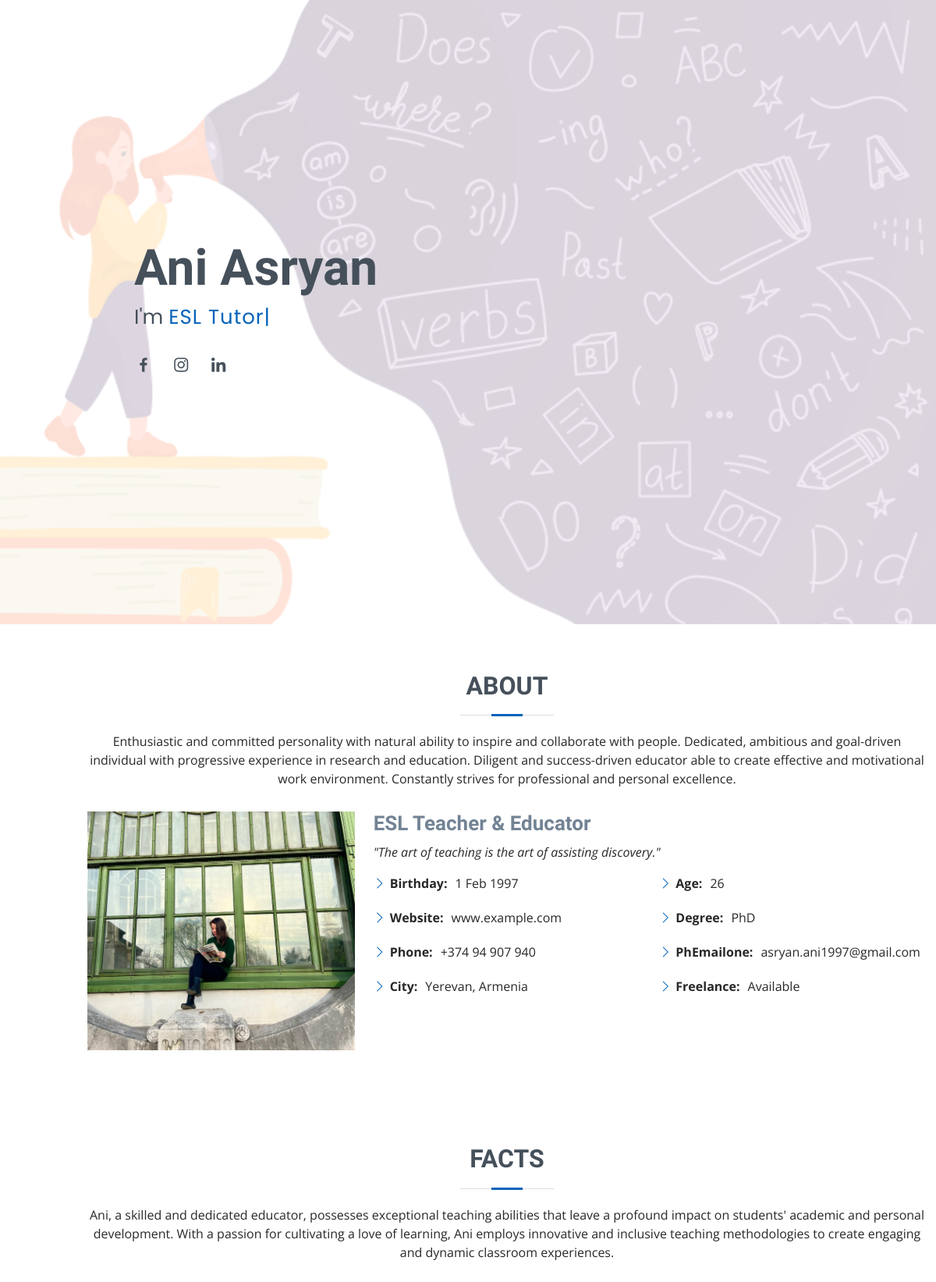
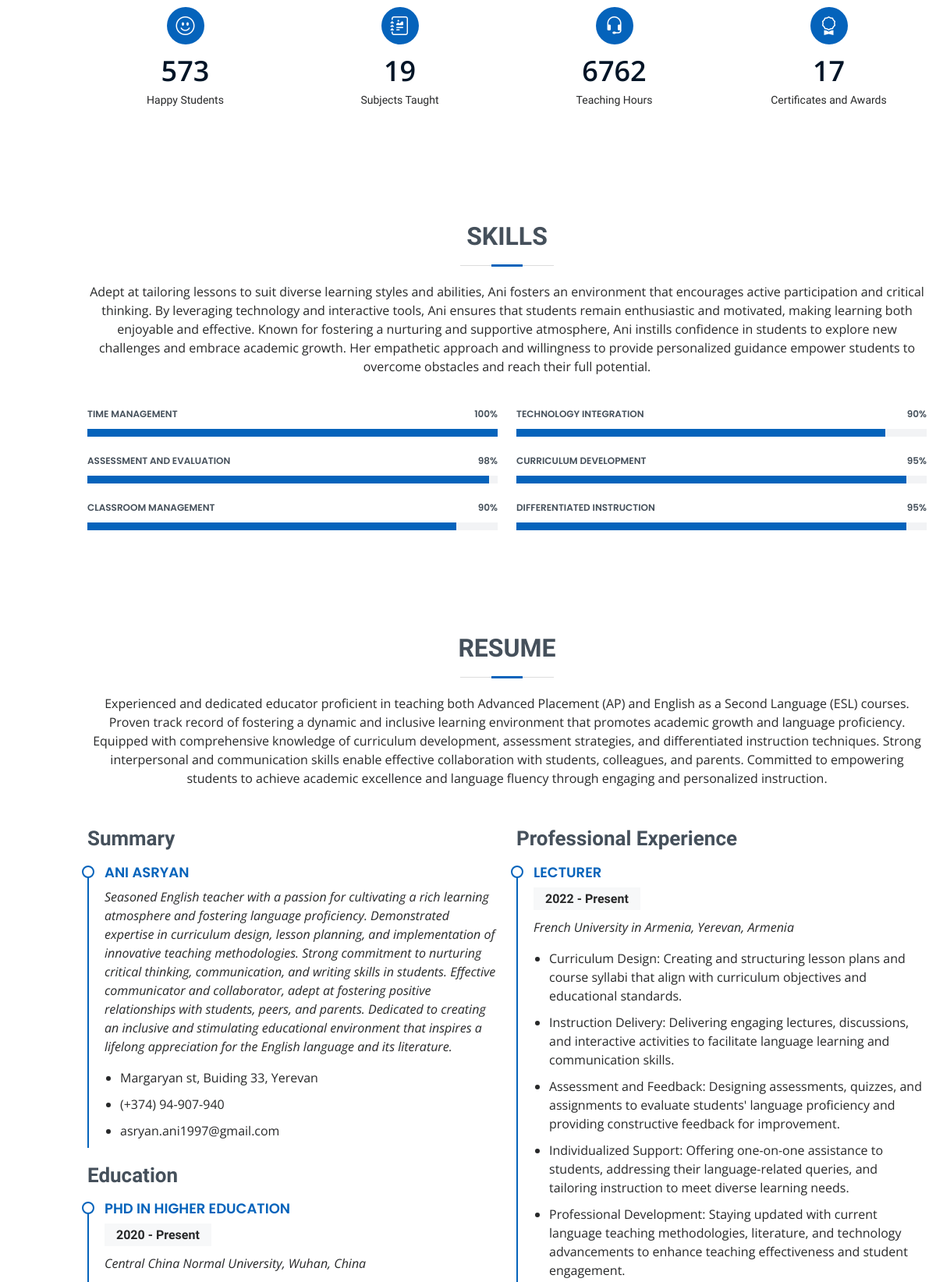
The page / (upper part) on the database its author committed (2 pictures, top to bottom).
### blog/models.py (models this page shows)
class PersonalInfo(models.Model):
    user=models.ForeignKey(User, on_delete=models.CASCADE)
    short_description=models.TextField()

### resume/models.py (models this page shows, shortened)
class Skill(models.Model):
    name = models.TextField(max_length=30)
    value = models.PositiveIntegerField(validators=[MaxValueValidator(100), MinValueValidator(1)], default=1)

### resume/views.py (the view, shortened to what this page needs)
# urls.py: 2. Add a URL to urlpatterns:  path('', views.home, name='home')
def home(request):
    status=200
    skills=Skill.objects.all()
    portfolio_projects= PortfolioProject.objects.all()
    personal_info=PersonalInfo.objects.get(user__username="asryan.ani1997")
    messageForm= MessageForm()
    data = {
        "portfolio_projects": portfolio_projects,
        "skills": skills,
        "personal_info": personal_info,
        "messageForm": messageForm
    }
    return render(request, "index.html", context=data, status=status)

### resume/templates/index.html (shortened to what this page needs)
{% extends "base.html" %} {% load static %} {% block bodycontent %}
  <header id="header" class="d-flex flex-column justify-content-center">
  </header>
  <section id="hero" class="d-flex flex-column justify-content-center">
    <div class="container" data-aos="zoom-in" data-aos-delay="100">
      <h1>{{personal_info.user.first_name}} {{personal_info.user.last_name}}</h1>
      <p>I'm <span class="typed" data-typed-items="ESL Tutor, Educator, Researcher, Translator"></span></p>
      <div class="social-links">
        <a href="https://www.facebook.com/ani.asryan.566" class="facebook" target="_blank"><i class="bx bxl-facebook"></i></a>
        <a href="https://www.instagram.com/asryan__ani/" class="instagram" target="_blank"><i class="bx bxl-instagram"></i></a>
        <a href="https://www.linkedin.com/in/aniasryan/" class="linkedin" target="_blank"><i class="bx bxl-linkedin"></i></a>
      </div>
    </div>
  </section>
  <main id="main">
    <section id="about" class="about">
      <div class="container" data-aos="fade-up">
        <div class="section-title">
          <h2>About</h2>
          <p>Enthusiastic and committed personality with natural ability to inspire and collaborate with people. Dedicated, ambitious
and goal-driven individual with progressive experience in research and education. Diligent and success-driven
educator able to create effective and motivational work environment. Constantly strives for professional and personal
excellence.</p>
        </div>
        <div class="row">
          <div class="col-lg-4">
            <img src="{% static "assets/img/ani1.jpg" %}" class="img-fluid" alt="">
          </div>
          <div class="col-lg-8 pt-4 pt-lg-0 content">
            <h3>ESL Teacher &amp; Educator</h3>
            <p class="fst-italic">
              "The art of teaching is the art of assisting discovery."
            </p>
            <div class="row">
              <div class="col-lg-6">
                <ul>
                  <li><i class="bi bi-chevron-right"></i> <strong>Birthday:</strong> <span>1 Feb 1997</span></li>
                  <li><i class="bi bi-chevron-right"></i> <strong>Website:</strong> <span>www.example.com</span></li>
                  <li><i class="bi bi-chevron-right"></i> <strong>Phone:</strong> <span>+374 94 907 940</span></li>
                  <li><i class="bi bi-chevron-right"></i> <strong>City:</strong> <span>Yerevan, Armenia</span></li>
                </ul>
              </div>
              <div class="col-lg-6">
                <ul>
                  <li><i class="bi bi-chevron-right"></i> <strong>Age:</strong> <span>26</span></li>
                  <li><i class="bi bi-chevron-right"></i> <strong>Degree:</strong> <span>PhD</span></li>
                  <li><i class="bi bi-chevron-right"></i> <strong>PhEmailone:</strong> <span>{{personal_info.user.email}}</span></li>
                  <li><i class="bi bi-chevron-right"></i> <strong>Freelance:</strong> <span>Available</span></li>
                </ul>
              </div>
            </div>
          </div>
        </div>
      </div>
    </section>
    <section id="facts" class="facts">
      <div class="container" data-aos="fade-up">
        <div class="section-title">
          <h2>Facts</h2>
          <p>
            Ani, a skilled and dedicated educator, possesses exceptional teaching abilities that leave a profound impact on students' academic and personal development. With a passion for cultivating a love of learning, Ani employs innovative and inclusive teaching methodologies to create engaging and dynamic classroom experiences.</p>
        </div>
        <div class="row">
          <div class="col-lg-3 col-md-6">
            <div class="count-box">
              <i class="bi bi-emoji-smile"></i>
              <span data-purecounter-start="0" data-purecounter-end="830" data-purecounter-duration="1" class="purecounter"></span>
              <p>Happy Students</p>
            </div>
          </div>
          <div class="col-lg-3 col-md-6 mt-5 mt-md-0">
            <div class="count-box">
              <i class="bi bi-journal-richtext"></i>
              <span data-purecounter-start="0" data-purecounter-end="28" data-purecounter-duration="1" class="purecounter"></span>
              <p>Subjects Taught</p>
            </div>
          </div>
          <div class="col-lg-3 col-md-6 mt-5 mt-lg-0">
            <div class="count-box">
              <i class="bi bi-headset"></i>
              <span data-purecounter-start="0" data-purecounter-end="9800" data-purecounter-duration="1" class="purecounter"></span>
              <p>Teaching Hours</p>
            </div>
          </div>
          <div class="col-lg-3 col-md-6 mt-5 mt-lg-0">
            <div class="count-box">
              <i class="bi bi-award"></i>
              <span data-purecounter-start="0" data-purecounter-end="25" data-purecounter-duration="1" class="purecounter"></span>
              <p>Certificates and Awards</p>
            </div>
          </div>
        </div>
      </div>
    </section>
    <section id="skills" class="skills section-bg">
      <div class="container" data-aos="fade-up">
        <div class="section-title">
          <h2>Skills</h2>
          <p>Adept at tailoring lessons to suit diverse learning styles and abilities, Ani fosters an environment that encourages active participation and critical thinking. By leveraging technology and interactive tools, Ani ensures that students remain enthusiastic and motivated, making learning both enjoyable and effective. Known for fostering a nurturing and supportive atmosphere, Ani instills confidence in students to explore new challenges and embrace academic growth. Her empathetic approach and willingness to provide personalized guidance empower students to overcome obstacles and reach their full potential.</p>
        </div>
        <div class="row skills-content">
          {% for skill in skills %}
          <div class="col-lg-6">
            <div class="progress">
              <span class="skill"
                >{{skill.name}} <i class="val">{{skill.value}}%</i></span>
              <div class="progress-bar-wrap">
                <div
                  class="progress-bar"
                  role="progressbar"
                  aria-valuenow="{{skill.value}}"
                  aria-valuemin="0"
                  aria-valuemax="100"
                ></div>
              </div>
            </div>
          </div>
          {% endfor %}
        </div>
      </div>
    </section>
    <section id="resume" class="resume">
      <div class="container" data-aos="fade-up">
        <div class="section-title">
          <h2>Resume</h2>
          <p>Experienced and dedicated educator proficient in teaching both Advanced Placement (AP) and English as a Second Language (ESL) courses. Proven track record of fostering a dynamic and inclusive learning environment that promotes academic growth and language proficiency. Equipped with comprehensive knowledge of curriculum development, assessment strategies, and differentiated instruction techniques. Strong interpersonal and communication skills enable effective collaboration with students, colleagues, and parents. Committed to empowering students to achieve academic excellence and language fluency through engaging and personalized instruction.</p>
        </div>
        <div class="row">
          <div class="col-lg-6">
            <h3 class="resume-title">Summary</h3>
            <div class="resume-item pb-0">
              <h4>Ani Asryan</h4>
              <p><em>Seasoned English teacher with a passion for cultivating a rich learning atmosphere and fostering language proficiency. Demonstrated expertise in curriculum design, lesson planning, and implementation of innovative teaching methodologies. Strong commitment to nurturing critical thinking, communication, and writing skills in students. Effective communicator and collaborator, adept at fostering positive relationships with students, peers, and parents. Dedicated to creating an inclusive and stimulating educational environment that inspires a lifelong appreciation for the English language and its literature.</em></p>
              <ul>
                <li>Margaryan st, Buiding 33, Yerevan</li>
                <li>(+374) 94-907-940</li>
                <li>asryan.ani1997@gmail.com</li>
              </ul>
            </div>
            <h3 class="resume-title">Education</h3>
            <div class="resume-item">
              <h4>PhD in Higher Education</h4>
              <h5>2020 - Present</h5>
              <p><em>Central China Normal University, Wuhan, China</em></p>
            </div>
          </div>
          <div class="col-lg-6">
            <h3 class="resume-title">Professional Experience</h3>
            <div class="resume-item">
              <h4>Lecturer</h4>
              <h5>2022 - Present</h5>
              <p><em>French University in Armenia, Yerevan, Armenia</em></p>
              <ul>
                <li>Curriculum Design: Creating and structuring lesson plans and course syllabi that align with curriculum objectives and educational standards.</li>
                <li>Instruction Delivery: Delivering engaging lectures, discussions, and interactive activities to facilitate language learning and communication skills. </li>
                <li>Assessment and Feedback: Designing assessments, quizzes, and assignments to evaluate students' language proficiency and providing constructive feedback for improvement.</li>
                <li>Individualized Support: Offering one-on-one assistance to students, addressing their language-related queries, and tailoring instruction to meet diverse learning needs.</li>
                <li>Professional Development: Staying updated with current language teaching methodologies, literature, and technology advancements to enhance teaching effectiveness and student engagement.</li>
              </ul>
            </div>
          </div>
        </div>
      </div>
    </section>
  </main>
</body>
</html>
{% endblock %}

### resume/static/assets/css/style.css (style rules this page uses)
body { font-family: "Open Sans", sans-serif; color: #272829; }
a { color: #0563bb; text-decoration: none; }
h1, h2, h3, h4, h5, h6 { font-family: "Raleway", sans-serif; }
#header { position: fixed; top: 0; left: 0; bottom: 0; z-index: 9997; transition: all 0.5s; padding: 15px; overflow-y: auto; }
@media (min-width: 991px) { #main { margin-left: 100px; } }
#hero { width: 100%; height: 100vh; background: url("../img/e.png") top right no-repeat; background-size: cover; position: relative; }
@media (min-width: 992px) { #hero { padding-left: 160px; } }
#hero:before { content: ""; background: rgba(255, 255, 255, 0.8); position: absolute; bottom: 0; top: 0; left: 0; right: 0; }
#hero h1 { margin: 0; font-size: 64px; font-weight: 700; line-height: 56px; color: #45505b; }
#hero p { color: #45505b; margin: 15px 0 0 0; font-size: 26px; font-family: "Poppins", sans-serif; }
#hero p span { color: #0563bb; letter-spacing: 1px; }
#hero .social-links { margin-top: 30px; }
#hero .social-links a { font-size: 24px; display: inline-block; color: #45505b; line-height: 1; margin-right: 20px; transition: 0.3s; }
section { padding: 60px 0; overflow: hidden; }
.section-title { text-align: center; padding-bottom: 30px; }
.section-title h2 { font-size: 32px; font-weight: bold; text-transform: uppercase; margin-bottom: 20px; padding-bottom: 20px; position: relative; color: #45505b; }
.section-title h2::before { content: ""; position: absolute; display: block; width: 120px; height: 1px; background: #ddd; bottom: 1px; left: calc(50% - 60px); }
.section-title h2::after { content: ""; position: absolute; display: block; width: 40px; height: 3px; background: #0563bb; bottom: 0; left: calc(50% - 20px); }
.section-title p { margin-bottom: 0; }
.about .content h3 { font-weight: 700; font-size: 26px; color: #728394; }
.about .content ul { list-style: none; padding: 0; }
.about .content ul li { margin-bottom: 20px; display: flex; align-items: center; }
.about .content ul strong { margin-right: 10px; }
.about .content ul i { font-size: 16px; margin-right: 5px; color: #0563bb; line-height: 0; }
.facts .count-box { padding: 30px 30px 25px 30px; margin-top: 30px; width: 100%; position: relative; text-align: center; background: #fff; }
.facts .count-box i { position: absolute; top: -25px; left: 50%; transform: translateX(-50%); font-size: 24px; background: #0563bb; color: #fff; border-radius: 50px; display: inline-flex; align-items: center; justify-content: center; width: 48px; height: 48px; }
.facts .count-box span { font-size: 36px; display: block; font-weight: 600; color: #011426; }
.facts .count-box p { padding: 0; margin: 0; font-family: "Raleway", sans-serif; font-size: 14px; }
.skills .progress { height: 60px; display: block; background: none; border-radius: 0; }
.skills .progress .skill { padding: 10px 0; margin: 0; text-transform: uppercase; display: block; font-weight: 600; font-family: "Poppins", sans-serif; color: #45505b; }
.skills .progress .skill .val { float: right; font-style: normal; }
.skills .progress-bar-wrap { background: #f2f3f5; }
.skills .progress-bar { width: 1px; height: 10px; transition: 0.9s; background-color: #0563bb; }
.resume .resume-title { font-size: 26px; font-weight: 700; margin-top: 20px; margin-bottom: 20px; color: #45505b; }
.resume .resume-item { padding: 0 0 20px 20px; margin-top: -2px; border-left: 2px solid #0563bb; position: relative; }
.resume .resume-item h4 { line-height: 18px; font-size: 18px; font-weight: 600; text-transform: uppercase; font-family: "Poppins", sans-serif; color: #0563bb; margin-bottom: 10px; }
.resume .resume-item h5 { font-size: 16px; background: #f7f8f9; padding: 5px 15px; display: inline-block; font-weight: 600; margin-bottom: 10px; }
.resume .resume-item ul { padding-left: 20px; }
.resume .resume-item ul li { padding-bottom: 10px; }
.resume .resume-item::before { content: ""; position: absolute; width: 16px; height: 16px; border-radius: 50px; left: -9px; top: 0; background: #fff; border: 2px solid #0563bb; }

### rows shown on the page
PersonalInfo: user.first_name "Ani", user.last_name "Asryan", user.email "asryan.ani1997@gmail.com"
Skill: name "TIME MANAGEMENT", value "100"
Skill: name "TECHNOLOGY INTEGRATION", value "90"
Skill: name "ASSESSMENT AND EVALUATION", value "98"
Skill: name "CURRICULUM DEVELOPMENT", value "95"
Skill: name "CLASSROOM MANAGEMENT", value "90"
Skill: name "DIFFERENTIATED INSTRUCTION", value "95"
